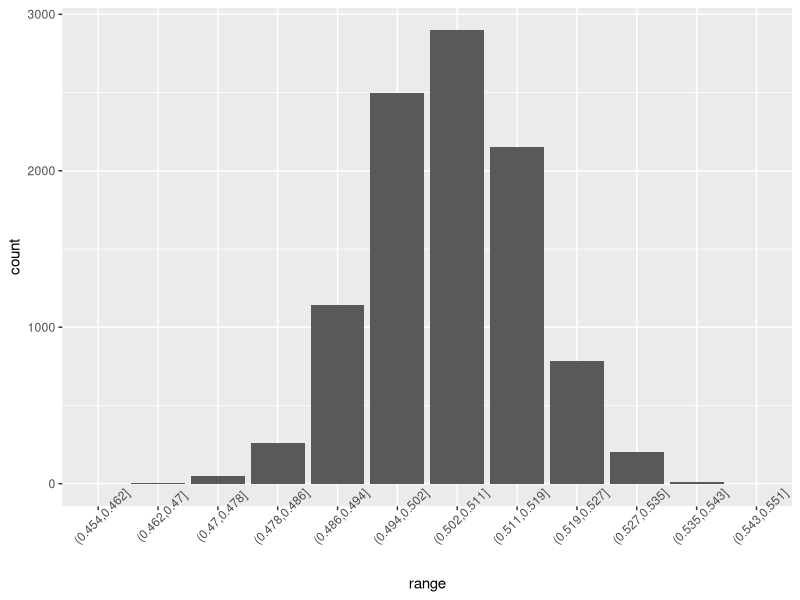

Recreate this plot in R.
library(ggplot2)

voted_favor = 3208
voted_oppose = 3143


test_favor = 730
test_oppose = 942
test_total = test_favor+test_oppose
test_favor_ratio = test_favor/test_total


n=10000   # set number of permutations
data = c(rep(1,voted_favor),rep(0,voted_oppose))

ratio_distrib = c()
for (i in 1:n){
  perm = sample(data,test_total)    # sample from counted votes
  perm_favor = sum(perm)            
  perm_favor_ratio = perm_favor/test_total   # calculate simulated favor rate
  ratio_distrib <- c(ratio_distrib,perm_favor_ratio)
}

ratio_min = min(ratio_distrib)
ratio_max = max(ratio_distrib)
step = (ratio_max-ratio_min)/10

range_distrib = cut(ratio_distrib,breaks=seq(ratio_min-step,ratio_max+step,step))
df <- as.data.frame(table(range_distrib))
names(df) <- c("range","count")

# construct distribution plot
ggplot(data=df,aes(x=range,y=count))+geom_bar(stat = "identity")+theme(axis.text.x = element_text(angle=45))

sum(ratio_distrib<test_favor_ratio)
